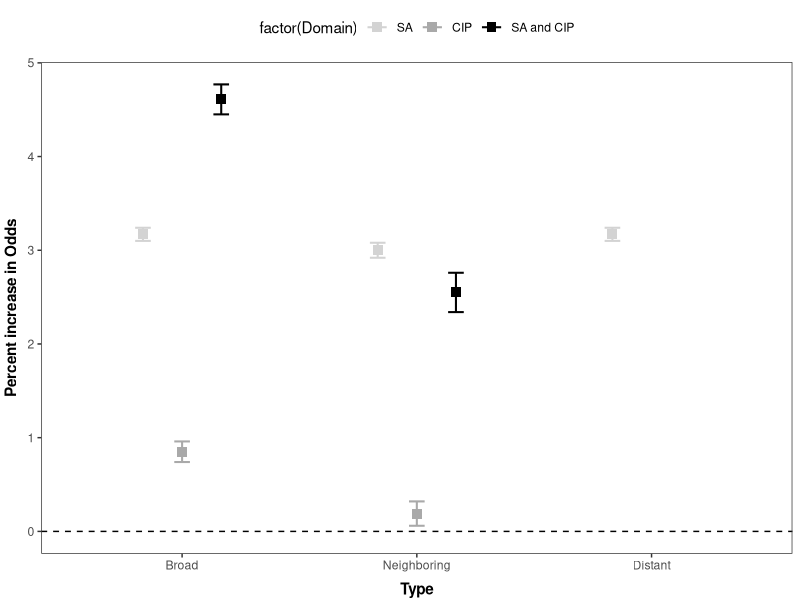
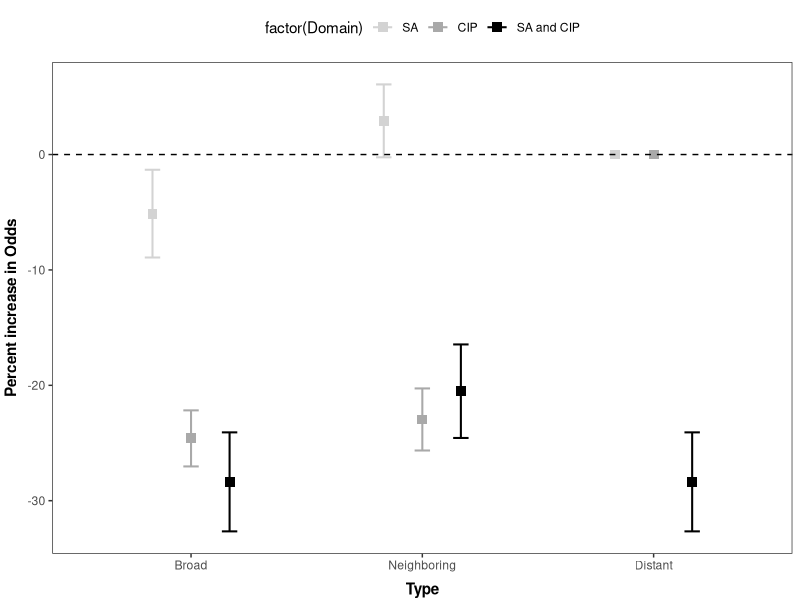
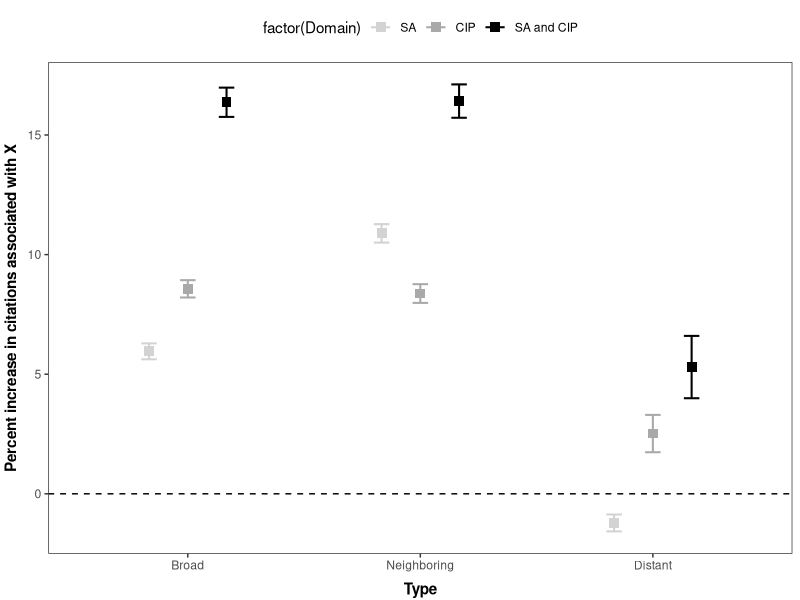
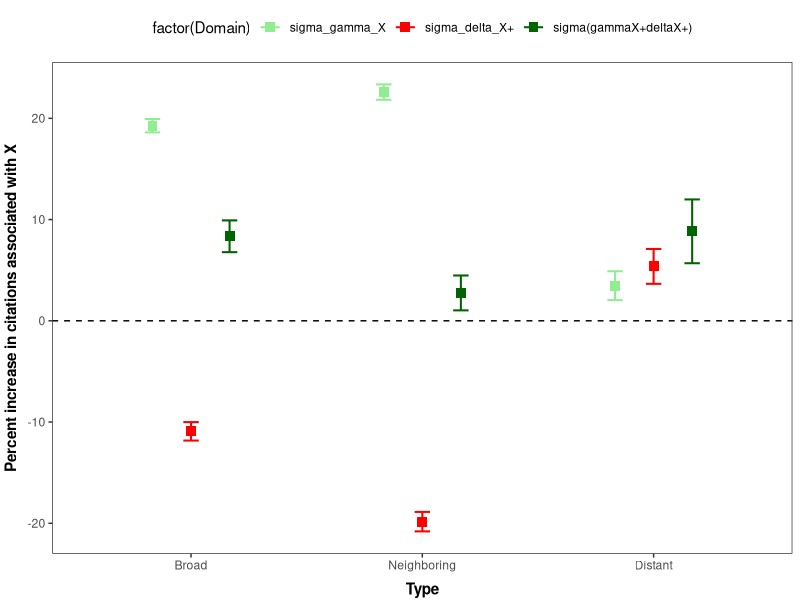

These charts were generated, in order, by the following R code:
## ---- chunk 1
knitr::opts_chunk$set(echo = FALSE)
library(knitr)
library(kableExtra)
options(knitr.table.format = "latex")
## ---- chunk 2
#install.packages("kableExtra")
# For dev version
# install.packages("devtools")
#devtools::install_github("haozhu233/kableExtra")
library(kableExtra)
setwd("D:/COSC_6323_Statistics_for_Researchers/Project")
S1_data <- read.csv("S1_df_final.csv", header=T, row.names=1)
S1_data[is.na(S1_data)] <- " "

  kbl(S1_data,caption = "Table:S1",
      col.names =c("(1) \n $X_{SA}$","(2) \n $X_{CIP}$","(3) \n $X_{SA\\&CIP}$","(4) \n $X_{SA}$","(5) \n $X_{CIP}$","(6) \n $X_{SA \\& CIP}$"),format = "latex", escape = F,booktabs=T)  %>% pack_rows(" ", 1, 7, hline_before = T) %>%
  pack_rows(" ", 8, 14,hline_before = T) %>%
  pack_rows(" ", 15, 16,hline_before = T)%>% 
  column_spec(c(2:7), width = "6em") %>%
  kable_classic(full_width = F, html_font = "Cambria")
  
## ---- chunk 3


S2_data <- read.csv("S2_df_final.csv", header=T, row.names=1)
S2_data[is.na(S2_data)] <- " "
  kbl(S2_data,caption = "Table:S2",
      col.names =c("(1) \n $\\tiny X_{Distant,SA}$","(2) \n $\\tiny X_{Distant,CIP}$","(3) \n $\\tiny X_{Neibor,SA\\&CIP}$","(4) \n $\\tiny X_{Distant,SA}$","(5) \n $\\tiny X_{Distant,CIP}$","(6) \n $\\tiny X_{Distant,SA \\& CIP}$"),format = "latex", escape = F,booktabs=T)  %>% pack_rows(" ", 1, 7, hline_before = T) %>%
  pack_rows(" ", 8, 14,hline_before = T) %>%
  pack_rows(" ", 15, 16,hline_before = T)%>% 
  column_spec(c(0:7), width = "6em") %>%
  kable_classic(full_width = F, html_font = "Cambria")
  
## ---- chunk 4
S3_data <- read.csv("S3_df_final.csv", header=T, row.names=1)
S3_data[is.na(S3_data)] <- " "
  kbl(S3_data,caption = "Table:S3",
      col.names =c("(1) \n $\\tiny X_{Distant,SA}$","(2) \n $\\tiny X_{Distant,CIP}$","(3) \n $\\tiny X_{Distant,SA\\&CIP}$","(4) \n $\\tiny X_{Distant,SA}$","(5) \n $\\tiny X_{Distant,CIP}$","(6) \n $\\tiny X_{Distant,SA \\& CIP}$"),format = "latex", escape = F,booktabs=T)  %>% pack_rows(" ", 1, 7, hline_before = T) %>%
  pack_rows(" ", 8, 14,hline_before = T) %>%
  pack_rows(" ", 15, 16,hline_before = T)%>% 
  column_spec(c(0:7), width = "6em") %>%
  kable_classic(full_width = F, html_font = "Cambria")
## ---- chunk 5
S4_data <- read.csv("S4_df_final.csv", header=T, row.names=1)
S4_data[is.na(S4_data)] <- " "

  kbl(S4_data,caption = "Table:S4",
      col.names =c("(1) \n $ z_{p}$","(2) \n $ z_{p}$","(3) \n $ z_{p}$","(4) \n $ z_{p}$","(5) \n $ z_{p}$","(6) \n $ z_{p}$"),format = "latex", escape = F,booktabs=T)  %>% pack_rows(" ", 1, 3, hline_before = T) %>%
  pack_rows(" ", 4, 5,hline_before = T) %>%
    pack_rows(" ", 6, 7,hline_before = T) %>%
    pack_rows(" ", 8, 9,hline_before = T) %>%
  pack_rows(" ", 10, 12,hline_before = T)%>% 
    pack_rows(" ", 13, 17,hline_before = T)%>% 
    pack_rows(" ", 18, 19,hline_before = T)%>% 
  column_spec(c(1:7), width = "6em") %>%
  kable_classic(full_width = F, html_font = "Cambria")
## ---- chunk 6
S5_data <- read.csv("S5_df_final.csv", header=T, row.names=1)
S5_data[is.na(S5_data)] <- " "

  kbl(S5_data,caption = "Table:S5",
      col.names =c("(1) \n $ z_{p}$","(2) \n $ z_{p}$","(3) \n $ z_{p}$"),format = "latex", escape = F,booktabs=T)  %>% pack_rows(" ", 1, 4, hline_before = T) %>%
  pack_rows(" ", 5, 6,hline_before = T) %>%
    pack_rows(" ", 7, 8,hline_before = T) %>%
    pack_rows(" ", 9, 10,hline_before = T) %>%
  pack_rows(" ", 11, 15,hline_before = T)%>% 
    pack_rows(" ", 16, 19,hline_before = T)%>% 
    #column_spec(c(0:2), width = "5em") %>%
  column_spec(0, width = "10em") %>%
  kable_classic(full_width = F, html_font = "Cambria")
## ---- chunk 7
library(car)
library(stats)
library(ggplot2)
library(readr)
library(tidyverse)
A_data <- data.frame(S1_data[1,1],S1_data[1,2],S1_data[1,3],
                      S2_data[1,1],S2_data[1,2],S2_data[1,3],
                      S3_data[1,1], S3_data[1,2],S3_data[1,3])
A_data_split <- str_split_fixed(A_data, " ",3)
A_data_coef <- as.numeric(A_data_split[,1])
A_data_SE <- parse_number(A_data_split[,3])

values <- data.frame(Beta=100*(A_data_coef-1),
               se=100*c(A_data_SE),
               Type=c("Broad","Broad","Broad","Neighboring","Neighboring","Neighboring","Distant","Distant","Distant"),
               Domain=c("SA","CIP","SA and CIP","SA","CIP","SA and CIP","SA","CIP","SA and CIP"))

values$Type<-factor(values$Type,levels=c("Broad","Neighboring","Distant"))
values$Domain<-factor(values$Domain,levels = c("SA","CIP","SA and CIP"))

pd = position_dodge(2)

plot1 <- ggplot(values, aes(
    x = Type,
    y = Beta,
    color = factor(Domain)
)) +
    geom_errorbar(
        aes(ymin = Beta-se,
            ymax = Beta+se),
        width = .2,
        size = .7,
        position = position_dodge(.5)
    ) +
    geom_point(shape = 15,
               size = 3,
               position = position_dodge(.5)) +
    theme_bw() +
    theme(
        legend.position = "top",
        legend.direction = "horizontal",
        legend.box = "horizontal",
        panel.grid = element_blank(),
        axis.title.y = element_text(vjust = 1.8),
        axis.title.x = element_text(vjust = -0.5),
        axis.title = element_text(face = "bold")
    ) +
    scale_color_manual(label=c("SA","CIP","SA and CIP"),values = c("light grey", "dark grey", "black")) +
    geom_hline(yintercept=0, linetype="dashed", color = "black") +
    ylab("Percent increase in Odds")

plot1
## ---- chunk 8

C_data <- data.frame(S1_data[8,4],S1_data[8,5],S1_data[8,6],
                      S2_data[8,4],S2_data[8,5],S2_data[8,6],
                      S3_data[8,4], S3_data[8,5],S3_data[8,6])
C_data_split <- str_split_fixed(C_data, " ",3)
C_data_coef <- as.numeric(C_data_split[,1])
C_data_SE <- parse_number(C_data_split[,3])

values <- data.frame(Beta=100*(C_data_coef-1),
               se=100*c(C_data_SE),
               Type=c("Broad","Broad","Broad","Neighboring","Neighboring","Neighboring","Distant","Distant","Distant"),
               Domain=c("SA","CIP","SA and CIP","SA","CIP","SA and CIP","SA","CIP","SA and CIP"))

values$Type<-factor(values$Type,levels=c("Broad","Neighboring","Distant"))
values$Domain<-factor(values$Domain,levels = c("SA","CIP","SA and CIP"))

pd = position_dodge(2)

plot2 <- ggplot(values, aes(
    x = Type,
    y = Beta,
    color = factor(Domain)
)) +
    geom_errorbar(
        aes(ymin = Beta-se,
            ymax = Beta+se),
        width = .2,
        size = .7,
        position = position_dodge(.5)
    ) +
    geom_point(shape = 15,
               size = 3,
               position = position_dodge(.5)) +
    theme_bw() +
    theme(
        legend.position = "top",
        legend.direction = "horizontal",
        legend.box = "horizontal",
        panel.grid = element_blank(),
        axis.title.y = element_text(vjust = 1.8),
        axis.title.x = element_text(vjust = -0.5),
        axis.title = element_text(face = "bold")
    ) +
    scale_color_manual(label=c("SA","CIP","SA and CIP"),values = c("light grey", "dark grey", "black")) +
    geom_hline(yintercept=0, linetype="dashed", color = "black") +
    ylab("Percent increase in Odds")
plot2
## ---- chunk 9

C_data <- data.frame(S4_data[4,1],S4_data[5,1],S4_data[10,4],
                      S4_data[6,2],S4_data[7,2],S4_data[11,5],
                      S4_data[8,3], S4_data[9,3],S4_data[12,6])
C_data_split <- str_split_fixed(C_data, " ",3)
C_data_coef <- parse_number(C_data_split[,1])
C_data_SE <- parse_number(C_data_split[,2])

values <- data.frame(Beta=100*(C_data_coef*1.24),
               se=100*c(C_data_SE*1.24),
               Type=c("Broad","Broad","Broad","Neighboring","Neighboring","Neighboring","Distant","Distant","Distant"),
               Domain=c("SA","CIP","SA and CIP","SA","CIP","SA and CIP","SA","CIP","SA and CIP"))

values$Type<-factor(values$Type,levels=c("Broad","Neighboring","Distant"))
values$Domain<-factor(values$Domain,levels = c("SA","CIP","SA and CIP"))

pd = position_dodge(2)

plot3<- ggplot(values, aes(
    x = Type,
    y = Beta,
    color = factor(Domain)
)) +
    geom_errorbar(
        aes(ymin = Beta-se,
            ymax = Beta+se),
        width = .2,
        size = .7,
        position = position_dodge(.5)
    ) +
    geom_point(shape = 15,
               size = 3,
               position = position_dodge(.5)) +
    theme_bw() +
    theme(
        legend.position = "top",
        legend.direction = "horizontal",
        legend.box = "horizontal",
        panel.grid = element_blank(),
        axis.title.y = element_text(vjust = 1.8),
        axis.title.x = element_text(vjust = -0.5),
        axis.title = element_text(face = "bold")
    ) +
    scale_color_manual(label=c("SA","CIP","SA and CIP"),values = c("light grey", "dark grey", "black")) +
    geom_hline(yintercept=0, linetype="dashed", color = "black") +
    ylab("Percent increase in citations associated with X")
plot3
## ---- chunk 10
C_data <- data.frame(S5_data[5,1],S5_data[6,1],S5_data[6,1],
                      S5_data[7,2],S5_data[8,2],S5_data[8,2],
                      S5_data[9,3], S5_data[10,3],S5_data[10,3])
C_data_split <- str_split_fixed(C_data, " ",3)
C_data_coef <- parse_number(C_data_split[,1])
C_data_coef[3] <-C_data_coef[1]+C_data_coef[3]
C_data_coef[6] <-C_data_coef[4]+C_data_coef[6]
C_data_coef[9] <-C_data_coef[7]+C_data_coef[9]
C_data_SE <- parse_number(C_data_split[,2])
C_data_SE[3] <-C_data_SE[1]+C_data_SE[3]
C_data_SE[6] <-C_data_SE[4]+C_data_SE[6]
C_data_SE[9] <-C_data_SE[7]+C_data_SE[9]
values <- data.frame(Beta=100*(C_data_coef*1.24),
               se=100*c(C_data_SE*1.24),
               Type=c("Broad","Broad","Broad","Neighboring","Neighboring","Neighboring","Distant","Distant","Distant"),
               Domain=c("sigma_gamma_X","sigma_delta_X+","sigma(gammaX+deltaX+)","sigma_gamma_X","sigma_delta_X+","sigma(gammaX+deltaX+)","sigma_gamma_X","sigma_delta_X+","sigma(gammaX+deltaX+)"))

values$Type<-factor(values$Type,levels=c("Broad","Neighboring","Distant"))
values$Domain<-factor(values$Domain,levels = c("sigma_gamma_X","sigma_delta_X+","sigma(gammaX+deltaX+)"))

pd = position_dodge(2)

plot4<- ggplot(values, aes(
    x = Type,
    y = Beta,
    color = factor(Domain)
)) +
    geom_errorbar(
        aes(ymin = Beta-se,
            ymax = Beta+se),
        width = .2,
        size = .7,
        position = position_dodge(.5)
    ) +
    geom_point(shape = 15,
               size = 3,
               position = position_dodge(.5)) +
    theme_bw() +
    theme(
        legend.position = "top",
        legend.direction = "horizontal",
        legend.box = "horizontal",
        panel.grid = element_blank(),
        axis.title.y = element_text(vjust = 1.8),
        axis.title.x = element_text(vjust = -0.5),
        axis.title = element_text(face = "bold")
    ) +
    scale_color_manual(label=c("sigma_gamma_X","sigma_delta_X+","sigma(gammaX+deltaX+)"),values = c("light green", "red", "dark green")) +
    geom_hline(yintercept=0, linetype="dashed", color = "black") +
    ylab("Percent increase in citations associated with X")
plot4
